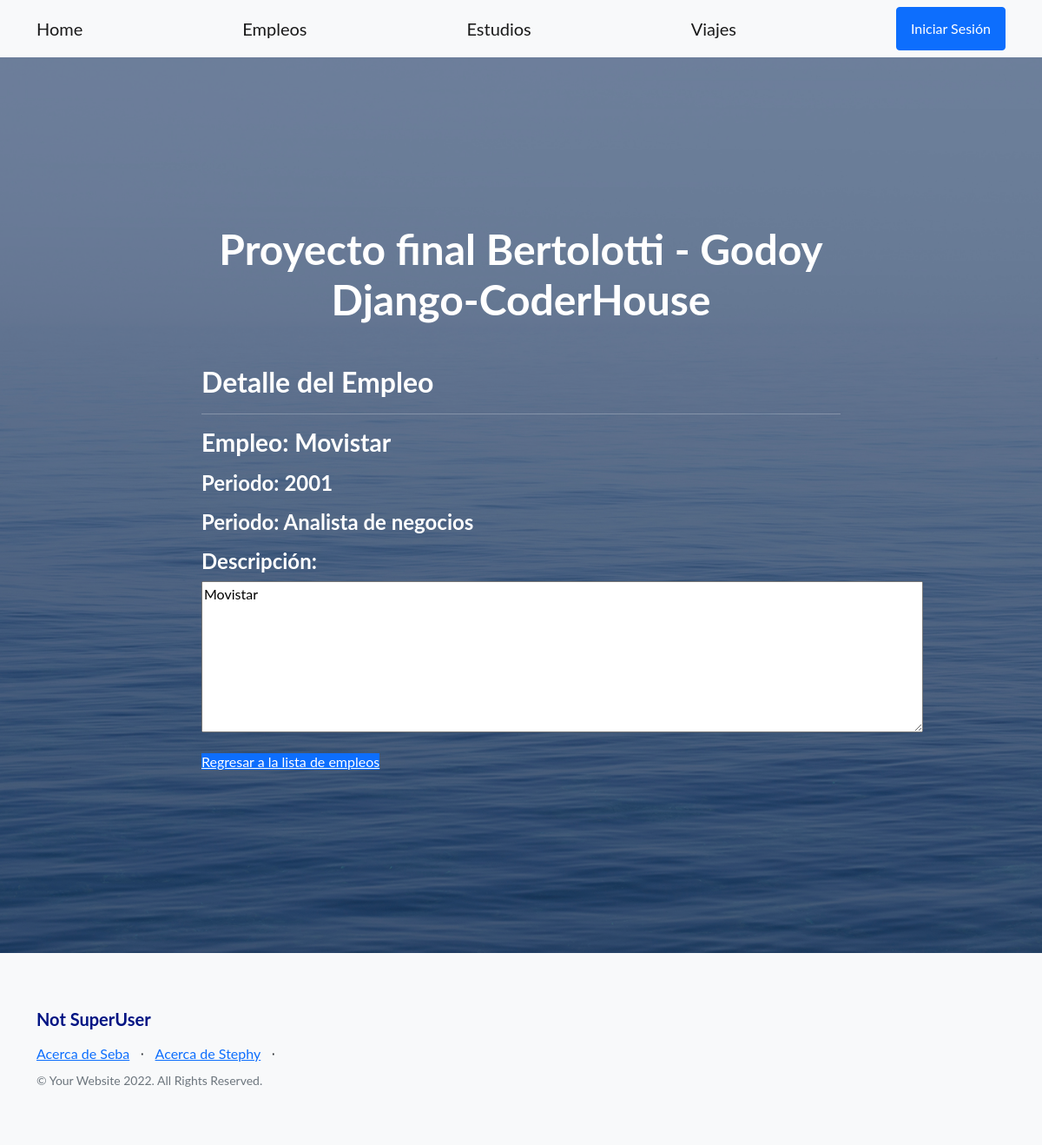
The app's page /empleo/empleo/1/detail with its own data.
### empleo/models.py (models this page shows, shortened)
class Empleo(models.Model):
    empresa = models.CharField(max_length=30)
    periodo = models.IntegerField()
    puesto = models.CharField(max_length=40)

### empleo/views.py (the view)
# urls.py: path('empleo/<int:pk>/detail', views.EmpleoDetailView.as_view(), name='empleo-detail'),
class EmpleoDetailView(DetailView):
    model = Empleo
    template_name = "empleo/empleo_detail.html"
    fields = ['empresa', 'periodo', 'puesto']

### empleo/templates/empleo/empleo_detail.html
{% extends "home/index.html" %}
{% load static %}
{% block FinalProject_content %}
<h2>Detalle del Empleo</h2>
<hr></hr>
<p><h3>Empleo: {{ empleo.empresa }}</h3></p>
<p><h4>Periodo: {{ empleo.periodo }}</h4></p>
<p><h4>Periodo: {{ empleo.puesto }}</h4></p>
<h4>Descripción:</h4>
<p><textarea readonly rows="7" cols="90" >{{ empleo.empresa }}</textarea></p>
<p><a class="btn2 btn-primary" href="{% url 'empleo:empleo-list' %}">Regresar a la lista de empleos</a></p>
{% endblock %}

### records on screen
Empleo: empresa "Movistar", periodo "2001", puesto "Analista de negocios"
